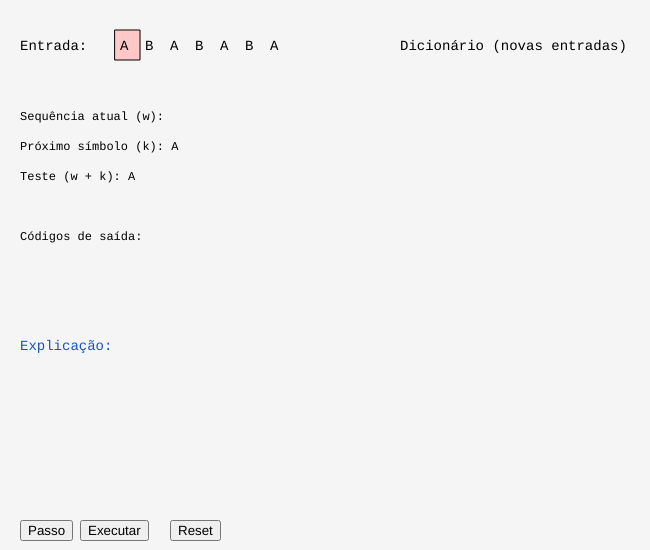
Frame 1 (no input)
Frame 60 (no input): identical to frame 1, image omitted
Frame 120 (the mouse pressed at the canvas centre since frame 60): identical to frame 1, image omitted

The p5.js sketch that drew this single still picture (run headless with seeded random() and noise() and a simulated clock; from frame 60 on, the mouse is pressed at the canvas centre):

// p5.js sketch
// ── sketch.js
let input = "ABABABA";
let pos = 0;

let dict = {};
let dictSize = 256;

let w = "";
let output = [];

let running = false;

let stepText = "";
let lastAdded = "";

let stepBtn, runBtn, resetBtn;

function setup() {
  createCanvas(650, 550);
  textFont("monospace");

  stepBtn = createButton("Passo");
  stepBtn.position(20, 520);
  stepBtn.mousePressed(stepLZW);

  runBtn = createButton("Executar");
  runBtn.position(80, 520);
  runBtn.mousePressed(() => (running = true));

  resetBtn = createButton("Reset");
  resetBtn.position(170, 520);
  resetBtn.mousePressed(resetSim);

  initDictionary();
}

function draw() {
  background(245);

  drawInput();
  drawState();
  drawOutput();
  drawDictionary();
  drawExplanation();

  if (running && frameCount % 30 == 0) {
    stepLZW();
  }
}

function initDictionary() {
  dict = {};
  dictSize = 256;

  for (let i = 0; i < 256; i++) {
    dict[String.fromCharCode(i)] = i;
  }
}

function resetSim() {
  pos = 0;
  w = "";
  output = [];
  stepText = "";
  lastAdded = "";
  running = false;

  initDictionary();
}

function stepLZW() {
  if (pos >= input.length) {
    if (w !== "") {
      output.push(dict[w]);
      stepText = "Fim da entrada. Emite código de '" + w + "'";
      w = "";
    }

    running = false;
    return;
  }

  let k = input[pos];
  let wk = w + k;

  if (dict[wk] !== undefined) {
    stepText = "Sequência '" + wk + "' já existe no dicionário.";
    w = wk;
  } else {
    output.push(dict[w]);
    dict[wk] = dictSize++;

    lastAdded = wk;

    stepText =
      "Emite código de '" +
      w +
      "' = " +
      dict[w] +
      "  | adiciona '" +
      wk +
      "' ao dicionário.";

    w = k;
  }

  pos++;
}

function drawInput() {
  textSize(14);
  fill(0);
  text("Entrada:", 20, 50);

  let x = 120;

  for (let i = 0; i < input.length; i++) {
    if (i == pos) {
      fill(255, 200, 200);
      rect(x - 5, 30, 25, 30);
    }

    fill(0);
    text(input[i], x, 50);

    x += 25;
  }
}

function drawState() {
  textSize(12);
  fill(0);

  text("Sequência atual (w): " + w, 20, 120);

  if (pos < input.length) {
    text("Próximo símbolo (k): " + input[pos], 20, 150);
    text("Teste (w + k): " + (w + input[pos]), 20, 180);
  }
}

function drawOutput() {
  textSize(12);
  fill(0);

  text("Códigos de saída:", 20, 240);

  let txt = output.join(", ");
  text(txt, 20, 270);
}

function drawDictionary() {
  textSize(14);
  fill(0);
  text("Dicionário (novas entradas)", 400, 50);
  textSize(12);

  let y = 80;
  let count = 0;

  for (let key in dict) {
    if (dict[key] >= 256) {
      if (key === lastAdded) {
        fill(0, 150, 0);
      } else {
        fill(0);
      }

      text(dict[key] + " : " + key, 500, y);

      y += 22;
      count++;

      if (count > 18) break;
    }
  }
}

function drawExplanation() {
  fill(30, 80, 200);
  textSize(14);

  text("Explicação:", 20, 350);

  text(stepText, 20, 380);
}
